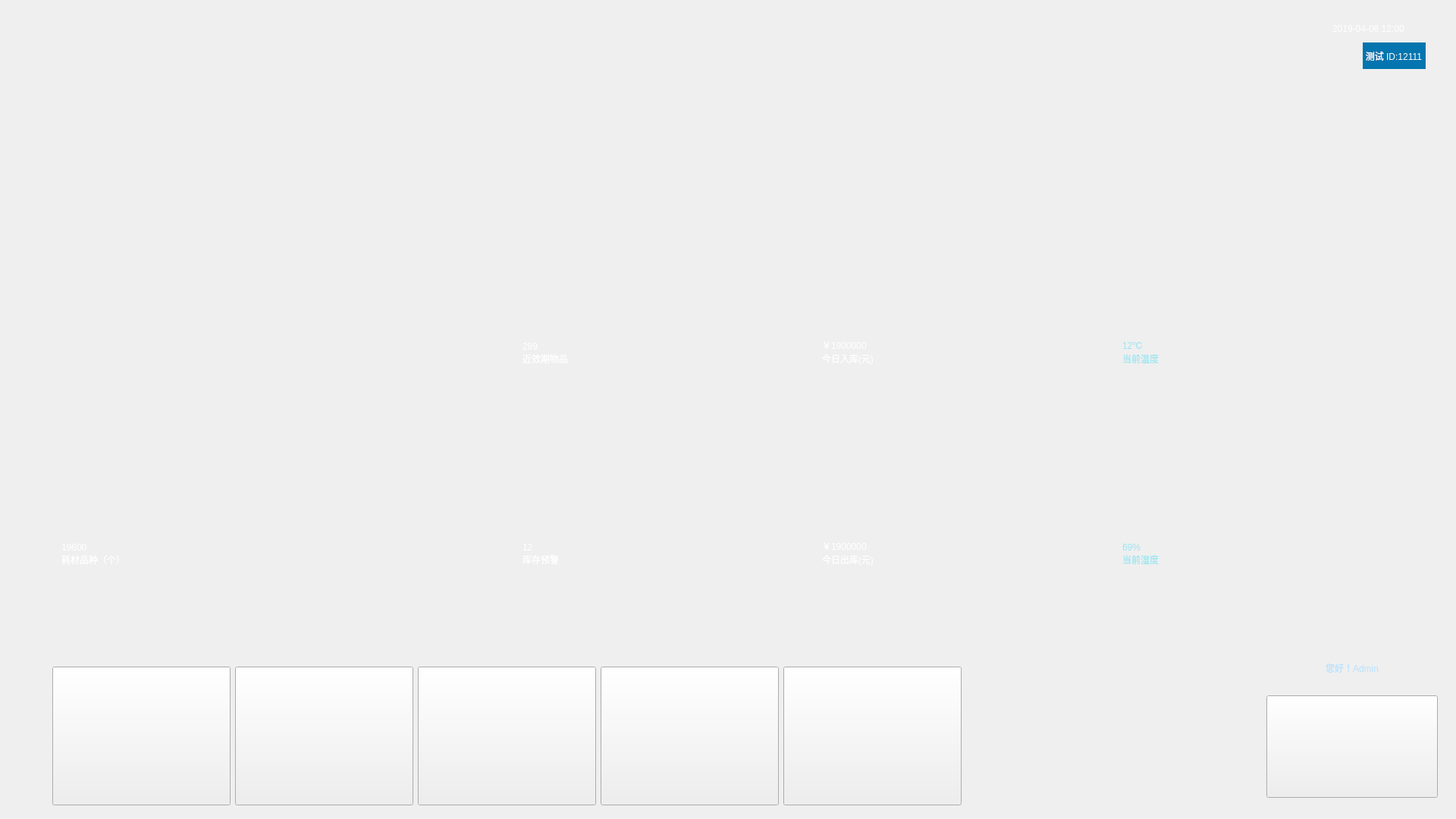
<?xml version="1.0" encoding="UTF-8"?>
<ui version="4.0">
 <class>AIOMachine</class>
 <widget class="QWidget" name="AIOMachine">
  <property name="geometry">
   <rect>
    <x>0</x>
    <y>0</y>
    <width>1920</width>
    <height>1080</height>
   </rect>
  </property>
  <property name="sizePolicy">
   <sizepolicy hsizetype="Preferred" vsizetype="Expanding">
    <horstretch>0</horstretch>
    <verstretch>0</verstretch>
   </sizepolicy>
  </property>
  <property name="windowTitle">
   <string>Form</string>
  </property>
  <property name="styleSheet">
   <string notr="true">#AIOMachine{
border-image: url(:/image/image/aio/bg.png);
}</string>
  </property>
  <layout class="QVBoxLayout" name="verticalLayout" stretch="2,12,4">
   <property name="spacing">
    <number>0</number>
   </property>
   <property name="leftMargin">
    <number>0</number>
   </property>
   <property name="topMargin">
    <number>0</number>
   </property>
   <property name="rightMargin">
    <number>0</number>
   </property>
   <property name="bottomMargin">
    <number>0</number>
   </property>
   <item>
    <layout class="QHBoxLayout" name="horizontalLayout">
     <property name="leftMargin">
      <number>10</number>
     </property>
     <item>
      <spacer name="horizontalSpacer">
       <property name="orientation">
        <enum>Qt::Horizontal</enum>
       </property>
       <property name="sizeHint" stdset="0">
        <size>
         <width>40</width>
         <height>20</height>
        </size>
       </property>
      </spacer>
     </item>
     <item>
      <widget class="QFrame" name="frame">
       <property name="minimumSize">
        <size>
         <width>20</width>
         <height>0</height>
        </size>
       </property>
       <property name="frameShape">
        <enum>QFrame::NoFrame</enum>
       </property>
       <property name="frameShadow">
        <enum>QFrame::Raised</enum>
       </property>
       <layout class="QVBoxLayout" name="verticalLayout_2" stretch="1,1,0">
        <property name="spacing">
         <number>0</number>
        </property>
        <property name="topMargin">
         <number>20</number>
        </property>
        <property name="rightMargin">
         <number>40</number>
        </property>
        <item>
         <widget class="QLabel" name="aio_time">
          <property name="styleSheet">
           <string notr="true">color: rgb(255, 255, 255);
font: 18px &quot;WenQuanYi Micro Hei Mono&quot;;</string>
          </property>
          <property name="text">
           <string>2019-04-06 12:00</string>
          </property>
         </widget>
        </item>
        <item>
         <layout class="QHBoxLayout" name="horizontalLayout_4">
          <item>
           <spacer name="horizontalSpacer_2">
            <property name="orientation">
             <enum>Qt::Horizontal</enum>
            </property>
            <property name="sizeType">
             <enum>QSizePolicy::Preferred</enum>
            </property>
            <property name="sizeHint" stdset="0">
             <size>
              <width>40</width>
              <height>20</height>
             </size>
            </property>
           </spacer>
          </item>
          <item>
           <widget class="QLabel" name="aio_info">
            <property name="sizePolicy">
             <sizepolicy hsizetype="Maximum" vsizetype="Preferred">
              <horstretch>0</horstretch>
              <verstretch>0</verstretch>
             </sizepolicy>
            </property>
            <property name="styleSheet">
             <string notr="true">background-color: #0475AE;
color: rgb(255, 255, 255);
font: 16px &quot;WenQuanYi Micro Hei Mono&quot;;
padding-right:2px;</string>
            </property>
            <property name="text">
             <string>测试 ID:12111</string>
            </property>
            <property name="alignment">
             <set>Qt::AlignRight|Qt::AlignTrailing|Qt::AlignVCenter</set>
            </property>
           </widget>
          </item>
         </layout>
        </item>
        <item>
         <spacer name="verticalSpacer">
          <property name="orientation">
           <enum>Qt::Vertical</enum>
          </property>
          <property name="sizeType">
           <enum>QSizePolicy::Preferred</enum>
          </property>
          <property name="sizeHint" stdset="0">
           <size>
            <width>20</width>
            <height>20</height>
           </size>
          </property>
         </spacer>
        </item>
       </layout>
      </widget>
     </item>
    </layout>
   </item>
   <item>
    <layout class="QHBoxLayout" name="horizontalLayout_3" stretch="1,1,4">
     <property name="spacing">
      <number>10</number>
     </property>
     <property name="leftMargin">
      <number>68</number>
     </property>
     <property name="topMargin">
      <number>120</number>
     </property>
     <property name="rightMargin">
      <number>68</number>
     </property>
     <property name="bottomMargin">
      <number>80</number>
     </property>
     <item>
      <widget class="QLabel" name="num_goods">
       <property name="styleSheet">
        <string notr="true">border-image: url(:/image/image/aio/btn_home_hcpz.png);
font: 75 18px &quot;WenQuanYi Micro Hei Mono&quot;;
color: rgb(255, 255, 255);
padding-left:10px;
padding-bottom:10px;
</string>
       </property>
       <property name="text">
        <string>19600
耗材品种（个）</string>
       </property>
       <property name="alignment">
        <set>Qt::AlignBottom|Qt::AlignLeading|Qt::AlignLeft</set>
       </property>
      </widget>
     </item>
     <item>
      <widget class="QLabel" name="label">
       <property name="styleSheet">
        <string notr="true">border-image: url(:/image/image/aio/tip_home_check.png);
font: 75 18px &quot;WenQuanYi Micro Hei Mono&quot;;
color: rgb(255, 255, 255);
padding-left:10px;
padding-bottom:10px;
</string>
       </property>
       <property name="text">
        <string/>
       </property>
       <property name="alignment">
        <set>Qt::AlignBottom|Qt::AlignLeading|Qt::AlignLeft</set>
       </property>
      </widget>
     </item>
     <item>
      <layout class="QGridLayout" name="gridLayout">
       <property name="spacing">
        <number>10</number>
       </property>
       <item row="1" column="1">
        <widget class="QLabel" name="num_today_out">
         <property name="styleSheet">
          <string notr="true">border-image: url(:/image/image/aio/btn_home_jrck.png);
font: 75 18px &quot;WenQuanYi Micro Hei Mono&quot;;
color: rgb(255, 255, 255);
padding-left:10px;
padding-bottom:10px;
</string>
         </property>
         <property name="text">
          <string>￥1900000
今日出库(元)</string>
         </property>
         <property name="alignment">
          <set>Qt::AlignBottom|Qt::AlignLeading|Qt::AlignLeft</set>
         </property>
        </widget>
       </item>
       <item row="0" column="2">
        <widget class="QLabel" name="lab_temp">
         <property name="styleSheet">
          <string notr="true">border-image: url(:/image/image/aio/monitor_temperature.png);
font: 75 24px &quot;Microsoft YaHei&quot;;
color: #9BE5F0;
padding-left:10px;
padding-bottom:10px;
</string>
         </property>
         <property name="text">
          <string>12℃
当前温度</string>
         </property>
         <property name="alignment">
          <set>Qt::AlignBottom|Qt::AlignLeading|Qt::AlignLeft</set>
         </property>
        </widget>
       </item>
       <item row="1" column="2">
        <widget class="QLabel" name="lab_hum">
         <property name="styleSheet">
          <string notr="true">border-image: url(:/image/image/aio/monitor_humidity.png);
font: 75 24px &quot;WenQuanYi Micro Hei Mono&quot;;
color: #9BE5F0;
padding-left:10px;
padding-bottom:10px;
</string>
         </property>
         <property name="text">
          <string>69%
当前湿度</string>
         </property>
         <property name="alignment">
          <set>Qt::AlignBottom|Qt::AlignLeading|Qt::AlignLeft</set>
         </property>
        </widget>
       </item>
       <item row="0" column="1">
        <widget class="QLabel" name="num_today_in">
         <property name="styleSheet">
          <string notr="true">border-image: url(:/image/image/aio/btn_home_jrrk.png);
font: 75 18px &quot;WenQuanYi Micro Hei Mono&quot;;
color: rgb(255, 255, 255);
padding-left:10px;
padding-bottom:10px;
</string>
         </property>
         <property name="text">
          <string>￥1900000
今日入库(元)</string>
         </property>
         <property name="alignment">
          <set>Qt::AlignBottom|Qt::AlignLeading|Qt::AlignLeft</set>
         </property>
        </widget>
       </item>
       <item row="0" column="0">
        <widget class="QLabel" name="num_expired">
         <property name="styleSheet">
          <string notr="true">border-image: url(:/image/image/aio/btn_home_byck.png);
font: 75 18px &quot;WenQuanYi Micro Hei Mono&quot;;
color: rgb(255, 255, 255);
padding-left:10px;
padding-bottom:10px;
</string>
         </property>
         <property name="text">
          <string>289
近效期物品</string>
         </property>
         <property name="alignment">
          <set>Qt::AlignBottom|Qt::AlignLeading|Qt::AlignLeft</set>
         </property>
        </widget>
       </item>
       <item row="1" column="0">
        <widget class="QLabel" name="num_warning_rep">
         <property name="styleSheet">
          <string notr="true">border-image: url(:/image/image/aio/btn_home_jxqwp.png);
font: 75 18px &quot;WenQuanYi Micro Hei Mono&quot;;
color: rgb(255, 255, 255);
padding-left:10px;
padding-bottom:10px;
</string>
         </property>
         <property name="text">
          <string>12
库存预警</string>
         </property>
         <property name="alignment">
          <set>Qt::AlignBottom|Qt::AlignLeading|Qt::AlignLeft</set>
         </property>
        </widget>
       </item>
      </layout>
     </item>
    </layout>
   </item>
   <item>
    <layout class="QHBoxLayout" name="horizontalLayout_2">
     <property name="spacing">
      <number>0</number>
     </property>
     <item>
      <widget class="QFrame" name="frame_2">
       <property name="frameShape">
        <enum>QFrame::NoFrame</enum>
       </property>
       <property name="frameShadow">
        <enum>QFrame::Raised</enum>
       </property>
       <layout class="QHBoxLayout" name="horizontalLayout_5" stretch="16,5,3">
        <property name="leftMargin">
         <number>68</number>
        </property>
        <property name="rightMargin">
         <number>9</number>
        </property>
        <item>
         <widget class="QFrame" name="frame_aio">
          <layout class="QHBoxLayout" name="aio_btn_layout">
           <property name="leftMargin">
            <number>1</number>
           </property>
           <property name="topMargin">
            <number>30</number>
           </property>
           <item>
            <widget class="QPushButton" name="aio_fetch">
             <property name="sizePolicy">
              <sizepolicy hsizetype="Minimum" vsizetype="Preferred">
               <horstretch>0</horstretch>
               <verstretch>0</verstretch>
              </sizepolicy>
             </property>
             <property name="focusPolicy">
              <enum>Qt::NoFocus</enum>
             </property>
             <property name="styleSheet">
              <string notr="true">#aio_fetch{
border-image: url(:/image/image/aio/btn_bottom_pick.png);
}
#aio_fetch:pressed{
border-image: url(:/image/image/aio/btn_bottom_pick.png);
margin:5px;
}</string>
             </property>
             <property name="text">
              <string/>
             </property>
            </widget>
           </item>
           <item>
            <widget class="QPushButton" name="aio_check">
             <property name="sizePolicy">
              <sizepolicy hsizetype="Minimum" vsizetype="Preferred">
               <horstretch>0</horstretch>
               <verstretch>0</verstretch>
              </sizepolicy>
             </property>
             <property name="focusPolicy">
              <enum>Qt::NoFocus</enum>
             </property>
             <property name="styleSheet">
              <string notr="true">#aio_check{
border-image: url(:/image/image/aio/btn_bottom_check.png);
}
#aio_check:pressed{
border-image: url(:/image/image/aio/btn_bottom_check.png);
margin:5px;
}</string>
             </property>
             <property name="text">
              <string/>
             </property>
            </widget>
           </item>
           <item>
            <widget class="QPushButton" name="aio_wind_up">
             <property name="sizePolicy">
              <sizepolicy hsizetype="Minimum" vsizetype="Preferred">
               <horstretch>0</horstretch>
               <verstretch>0</verstretch>
              </sizepolicy>
             </property>
             <property name="focusPolicy">
              <enum>Qt::NoFocus</enum>
             </property>
             <property name="styleSheet">
              <string notr="true">#aio_wind_up{
border-image: url(:/image/image/aio/btn_bottom_settlement.png);
}
#aio_wind_up:pressed{
border-image: url(:/image/image/aio/btn_bottom_settlement.png);
margin:5px;
}
</string>
             </property>
             <property name="text">
              <string/>
             </property>
            </widget>
           </item>
           <item>
            <widget class="QPushButton" name="aio_return">
             <property name="sizePolicy">
              <sizepolicy hsizetype="Minimum" vsizetype="Preferred">
               <horstretch>0</horstretch>
               <verstretch>0</verstretch>
              </sizepolicy>
             </property>
             <property name="focusPolicy">
              <enum>Qt::NoFocus</enum>
             </property>
             <property name="styleSheet">
              <string notr="true">#aio_return{
border-image: url(:/image/image/aio/btn_bottom_return.png);
}
#aio_return:pressed{
border-image: url(:/image/image/aio/btn_bottom_return.png);
margin:5px;
}</string>
             </property>
             <property name="text">
              <string/>
             </property>
            </widget>
           </item>
           <item>
            <widget class="QPushButton" name="aio_check_in">
             <property name="sizePolicy">
              <sizepolicy hsizetype="Minimum" vsizetype="Preferred">
               <horstretch>0</horstretch>
               <verstretch>0</verstretch>
              </sizepolicy>
             </property>
             <property name="focusPolicy">
              <enum>Qt::NoFocus</enum>
             </property>
             <property name="styleSheet">
              <string notr="true">#aio_check_in{
border-image: url(:/image/image/aio/btn_bottom_consume.png);
}
#aio_check_in:pressed{
border-image: url(:/image/image/aio/btn_bottom_consume.png);
margin:5px;
}</string>
             </property>
             <property name="text">
              <string/>
             </property>
            </widget>
           </item>
          </layout>
         </widget>
        </item>
        <item>
         <spacer name="horizontalSpacer_3">
          <property name="orientation">
           <enum>Qt::Horizontal</enum>
          </property>
          <property name="sizeType">
           <enum>QSizePolicy::Preferred</enum>
          </property>
          <property name="sizeHint" stdset="0">
           <size>
            <width>50</width>
            <height>20</height>
           </size>
          </property>
         </spacer>
        </item>
        <item>
         <widget class="QFrame" name="frame_quit">
          <property name="sizePolicy">
           <sizepolicy hsizetype="Fixed" vsizetype="Preferred">
            <horstretch>0</horstretch>
            <verstretch>0</verstretch>
           </sizepolicy>
          </property>
          <property name="minimumSize">
           <size>
            <width>250</width>
            <height>0</height>
           </size>
          </property>
          <property name="maximumSize">
           <size>
            <width>250</width>
            <height>16777215</height>
           </size>
          </property>
          <property name="frameShape">
           <enum>QFrame::NoFrame</enum>
          </property>
          <property name="frameShadow">
           <enum>QFrame::Raised</enum>
          </property>
          <layout class="QVBoxLayout" name="verticalLayout_3" stretch="1,3">
           <property name="spacing">
            <number>14</number>
           </property>
           <property name="rightMargin">
            <number>15</number>
           </property>
           <property name="bottomMargin">
            <number>19</number>
           </property>
           <item>
            <widget class="QLabel" name="aio_hello">
             <property name="styleSheet">
              <string notr="true">color:#B7E1FE;</string>
             </property>
             <property name="text">
              <string>您好！Admin</string>
             </property>
             <property name="alignment">
              <set>Qt::AlignCenter</set>
             </property>
            </widget>
           </item>
           <item>
            <widget class="QPushButton" name="aio_quit">
             <property name="sizePolicy">
              <sizepolicy hsizetype="Minimum" vsizetype="Preferred">
               <horstretch>0</horstretch>
               <verstretch>0</verstretch>
              </sizepolicy>
             </property>
             <property name="focusPolicy">
              <enum>Qt::NoFocus</enum>
             </property>
             <property name="styleSheet">
              <string notr="true">#aio_quit{
border-image: url(:/image/image/aio/btn_log_signout.png);
}
#aio_quit:pressed{
border-image: url(:/image/image/aio/btn_log_signout.png);
margin:8px;
}</string>
             </property>
             <property name="text">
              <string/>
             </property>
            </widget>
           </item>
          </layout>
         </widget>
        </item>
       </layout>
      </widget>
     </item>
    </layout>
   </item>
  </layout>
 </widget>
 <resources/>
 <connections/>
</ui>
